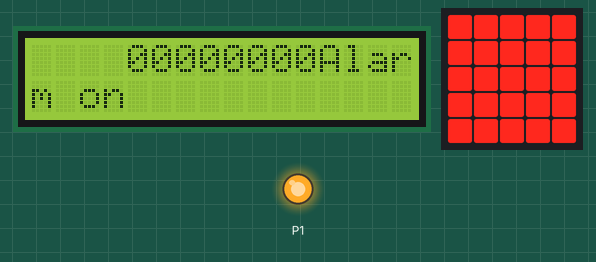
The program below on a simulated BBC micro:bit (MakeCode). Shown: 16×2 character LCD, the board's 5×5 LED display, output pins drawn as LEDs (lit = HIGH).

Above: at 0.1 s.
At 8.64 s:
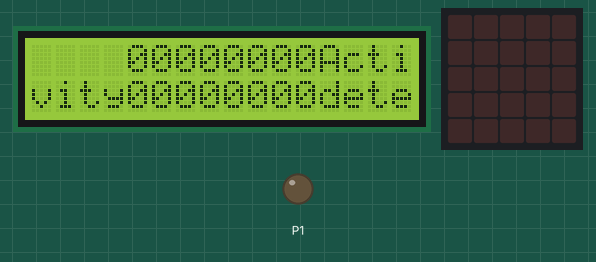
At 19.8 s:
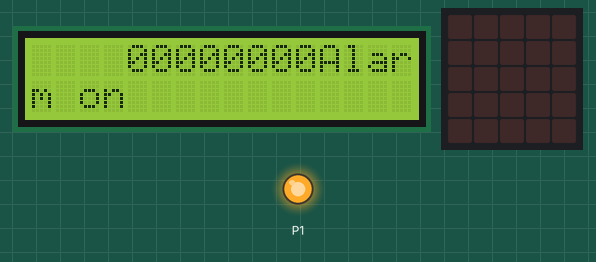
At 39.2 s:
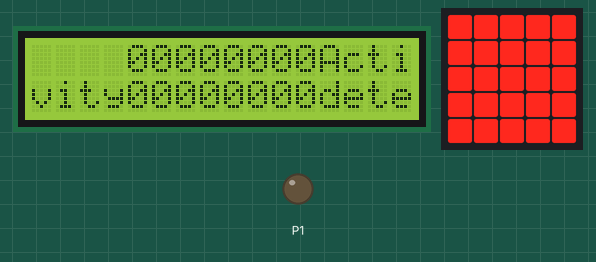
Timing chart, 0 to 40.0 s (numbered marks = the images above):
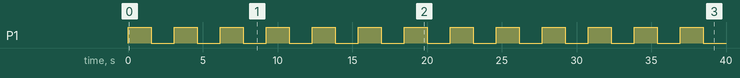

Measured:
- by itself, P1: alternates HIGH for 1.5 s and LOW for 1.5 s

The program:

main.ts
```typescript
makerbit.setLcdBacklight(LcdBacklight.On)
makerbit.connectLcd(39)
basic.forever(function () {
    makerbit.showStringOnLcd1602("Alarm on", makerbit.position1602(LcdPosition1602.P4), 16, TextOption.PadWithZeros)
    pins.digitalWritePin(DigitalPin.P1, 1)
    basic.pause(1500)
    makerbit.clearLcd1602()
    makerbit.showStringOnLcd1602("Activity", makerbit.position1602(LcdPosition1602.P4), 16, TextOption.PadWithZeros)
    makerbit.showStringOnLcd1602("detected", makerbit.position1602(LcdPosition1602.P20), 16, TextOption.PadWithZeros)
    pins.digitalWritePin(DigitalPin.P1, 0)
    basic.pause(1500)
    makerbit.clearLcd1602()
})
basic.forever(function () {
    basic.showLeds(`
        # # # # #
        # # # # #
        # # # # #
        # # # # #
        # # # # #
        `)
    basic.pause(100)
    basic.clearScreen()
    basic.pause(100)
})
```

test.ts
```typescript
// tests go here; this will not be compiled when this package is used as a library
```
